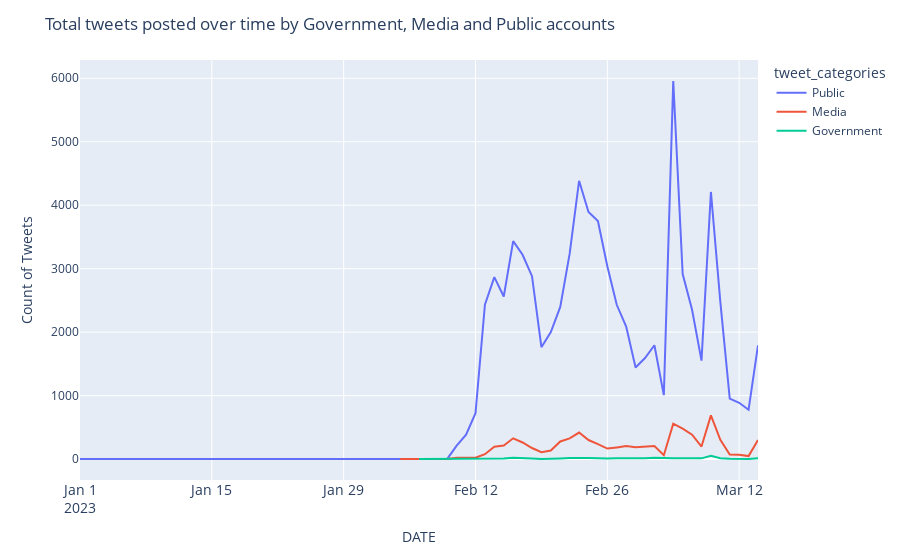

The cell this chart's notebook holds for it:
### Code cell
import plotly.express as px

fig = px.line(data_fig, x='DATE', y=0, color=data_fig.tweet_categories,
             labels=data_fig.tweet_categories)

fig.update_layout(
    title='Total tweets posted over time by Government, Media and Public accounts',
    xaxis_tickfont_size=14,
    yaxis=dict(
        title='Count of Tweets'))

fig.show()

### Figure 1 — Plotly figure (JSON) as saved in the notebook; plotly's stock layout.template omitted (floating-point values rounded to 4 significant figures)
{"data": [{"hovertemplate": "tweet_categories=Public<br>DATE=%{x}<br>0=%{y}<extra></extra>", "legendgroup": "Public", "line": {"color": "#636efa", "dash": "solid"}, "marker": {"symbol": "circle"}, "mode": "lines", "name": "Public", "orientation": "v", "showlegend": true, "type": "scatter", "x": ["2023-01-01", "2023-01-17", "2023-01-23", "2023-01-31", "2023-02-01", "2023-02-06", "2023-02-07", "2023-02-08", "2023-02-09", "2023-02-10", "2023-02-11", "2023-02-12", "2023-02-13", "2023-02-14", "2023-02-15", "2023-02-16", "2023-02-17", "2023-02-18", "2023-02-19", "2023-02-20", "2023-02-21", "2023-02-22", "2023-02-23", "2023-02-24", "2023-02-25", "2023-02-26", "2023-02-27", "2023-02-28", "2023-03-01", "2023-03-02", "2023-03-03", "2023-03-04", "2023-03-05", "2023-03-06", "2023-03-07", "2023-03-08", "2023-03-09", "2023-03-10", "2023-03-11", "2023-03-12", "2023-03-13", "2023-03-14"], "xaxis": "x", "y": [1, 1, 1, 1, 1, 1, 1, 1, 2, 213, 384, 723, 2432, 2867, 2561, 3434, 3219, 2882, 1762, 2002, 2397, 3237, 4384, 3893, 3750, 3039, 2431, 2088, 1443, 1592, 1793, 1007, 5957, 2916, 2353, 1552, 4209, 2476, 953, 887, 777, 1793], "yaxis": "y"}, {"hovertemplate": "tweet_categories=Media<br>DATE=%{x}<br>0=%{y}<extra></extra>", "legendgroup": "Media", "line": {"color": "#EF553B", "dash": "solid"}, "marker": {"symbol": "circle"}, "mode": "lines", "name": "Media", "orientation": "v", "showlegend": true, "type": "scatter", "x": ["2023-02-04", "2023-02-09", "2023-02-10", "2023-02-11", "2023-02-12", "2023-02-13", "2023-02-14", "2023-02-15", "2023-02-16", "2023-02-17", "2023-02-18", "2023-02-19", "2023-02-20", "2023-02-21", "2023-02-22", "2023-02-23", "2023-02-24", "2023-02-25", "2023-02-26", "2023-02-27", "2023-02-28", "2023-03-01", "2023-03-02", "2023-03-03", "2023-03-04", "2023-03-05", "2023-03-06", "2023-03-07", "2023-03-08", "2023-03-09", "2023-03-10", "2023-03-11", "2023-03-12", "2023-03-13", "2023-03-14"], "xaxis": "x", "y": [1, 1, 21, 18, 22, 76, 194, 213, 327, 261, 174, 108, 135, 277, 326, 418, 300, 235, 165, 184, 204, 188, 200, 204, 61, 557, 480, 384, 197, 689, 302, 71, 66, 47, 300], "yaxis": "y"}, {"hovertemplate": "tweet_categories=Government<br>DATE=%{x}<br>0=%{y}<extra></extra>", "legendgroup": "Government", "line": {"color": "#00cc96", "dash": "solid"}, "marker": {"symbol": "circle"}, "mode": "lines", "name": "Government", "orientation": "v", "showlegend": true, "type": "scatter", "x": ["2023-02-06", "2023-02-10", "2023-02-11", "2023-02-12", "2023-02-13", "2023-02-14", "2023-02-15", "2023-02-16", "2023-02-17", "2023-02-18", "2023-02-19", "2023-02-20", "2023-02-21", "2023-02-22", "2023-02-23", "2023-02-24", "2023-02-25", "2023-02-26", "2023-02-27", "2023-02-28", "2023-03-01", "2023-03-02", "2023-03-03", "2023-03-04", "2023-03-05", "2023-03-06", "2023-03-07", "2023-03-08", "2023-03-09", "2023-03-10", "2023-03-11", "2023-03-12", "2023-03-13", "2023-03-14"], "xaxis": "x", "y": [1, 6, 2, 2, 8, 7, 7, 21, 9, 7, 1, 1, 10, 15, 21, 17, 13, 7, 14, 12, 11, 13, 20, 13, 11, 14, 16, 11, 53, 12, 3, 2, 2, 14], "yaxis": "y"}], "layout": {"legend": {"title": {"text": "tweet_categories"}, "tracegroupgap": 0}, "margin": {"t": 60}, "title": {"text": "Total tweets posted over time by Government, Media and Public accounts"}, "xaxis": {"anchor": "y", "domain": [0, 1], "tickfont": {"size": 14}, "title": {"text": "DATE"}}, "yaxis": {"anchor": "x", "domain": [0, 1], "title": {"text": "Count of Tweets"}}}}
